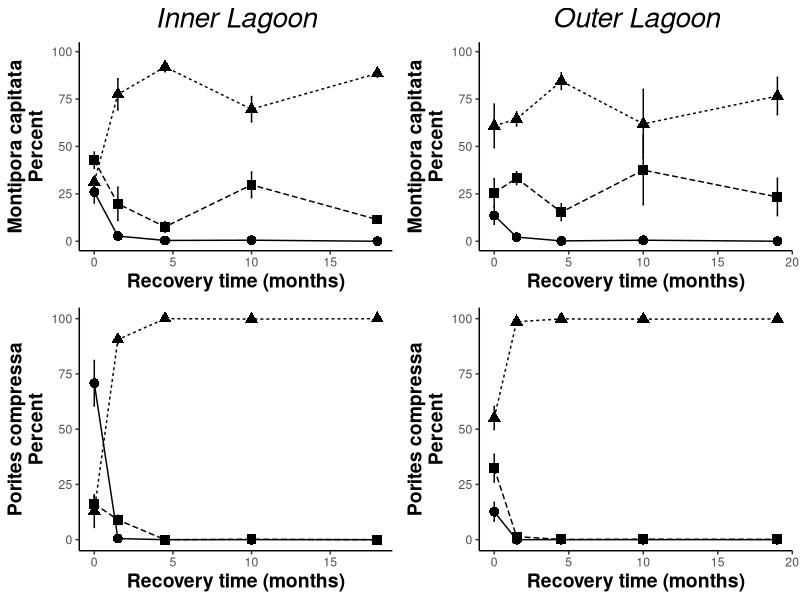

Source code (R):
## ---- chunk 1
knitr::opts_chunk$set(echo = TRUE)
## ---- chunk 2
rm(list=ls(all=TRUE)) 

library("reshape2") #reshape data
library("ggplot2") #plotting
library("reshape") #reshape data
library("plyr")  #splitting, applying, and combining data
library("dplyr")  #splitting, applying, and combining data
library("plotrix") #plotting
library("gridExtra") #arrange plots for output
library("lsmeans")
library("multcomp") 
library("multcompView")
library(lme4)
library(lmerTest)
## ---- chunk 3
#Setup workspace: 
rData1<- read.csv("data/Benthic_Transect_dfUpdate.csv", header=T) # load in transect data

# set levels of factor for Bleaching_status
levels(rData1$Bleaching_score)
rData1$BNB<-as.factor(rData1$BNB)
rData1$MonthFactor<-rData1$Month

#combine month 18 and 19 for end of experiment time point comparisons (<3 weeks apart)
rData1$MonthFactor[rData1$MonthFactor=="18"] <-"1819"
rData1$MonthFactor[rData1$MonthFactor=="19"] <-"1819"
rData1$MonthFactor <- factor(rData1$MonthFactor, levels=c("0", "1.5", "4.5","10","1819")) #specify order
## ---- chunk 4
# Calc. mean, sd,se   
repcol<-c("Species", "Reef", "Month","MonthFactor", "Bleaching_status","Percent")
  rDataPlot<-rData1[repcol]

# calc average  bleaching rate/month in %  per grouping
transectPlotmean <- ddply(rDataPlot, c("Species", "Reef", "Month","MonthFactor", "Bleaching_status"), summarise, 
                   N    = length(Percent[!is.na(Percent)]), #calculate the length of the data frame, excluding NA’s *this part is important*
                   mean = mean(Percent, na.rm=TRUE), #calculate mean of response variable, removing NA's
                   sd   = sd(Percent, na.rm=TRUE), #calculate standard deviation
                   se   = sd / sqrt(N), #calculate standard error
                   max = max(Percent, na.rm=TRUE) #calculate max 
)

transectPlotmean$code<-paste0(transectPlotmean$Species, transectPlotmean$Reef, transectPlotmean$Bleaching_status) #code for plotting
## ---- chunk 5
#*Montipora capitata* Inner Lagoon  
McapInner1<-subset(transectPlotmean, Species=="Mcap")
McapInner<-subset(McapInner1, Reef=="Inner")

col_McapInner <- McapInner %>%   # height for error labels in the bars
group_by(Month) %>%
arrange(Month, desc(Bleaching_status)) %>%
mutate(lab_ypos = cumsum(mean) - 0.5 * mean) 
col_McapInner

# set to 2 decimal places
col_McapInner[,'mean']=round(col_McapInner[,'mean'],2)

#plot
col_McapInner_plot<-ggplot(data=col_McapInner, aes(x=Month, y=mean, group = code, color=Bleaching_status)) + 
  geom_errorbar(aes(ymin=mean-se, ymax=mean+se),
                width=0.1)+
  geom_point(aes(shape=Bleaching_status), size=3)+
  geom_line(aes(color=Bleaching_status, linetype=Bleaching_status))+
  scale_color_manual(values=c("black", "black","black"))+
  ylab("Montipora capitata\nPercent") +
    xlab("Recovery time (months)") + #Label the X Axis
    ylim(0, 100) + #set Y limits
  theme_bw() + #Set the background color
  theme(axis.line = element_line(color = 'black'), #Set the axes color
        axis.title=element_text(size=14,face="bold"), #Set axis format
        panel.border = element_blank(), #Set the border
        panel.grid.major = element_blank(), #Set the major gridlines
        panel.grid.minor = element_blank(), #Set the minor gridlines
        plot.background =element_blank(), #Set the plot background
        legend.key = element_blank()) + #Set plot legend key
  ggtitle("Inner Lagoon")+
          theme(plot.title = element_text(size=20,face = "italic",hjust = 0.5))
McapInner<-col_McapInner_plot+ theme(legend.position = "none") #remove legend
## ---- chunk 6
#*Montipora capitata* Outer Lagoon
McapOuter<-subset(McapInner1, Reef=="Outer")

col_McapOuter <- McapOuter %>%   
group_by(Month) %>%
arrange(Month, desc(Bleaching_status)) %>%
mutate(lab_ypos = cumsum(mean) - 0.5 * mean) 
col_McapOuter

# set to 2 decimal places
col_McapOuter[,'mean']=round(col_McapOuter[,'mean'],2)

col_McapOuter_plot<-ggplot(data=col_McapOuter, aes(x=Month, y=mean, group = code, color=Bleaching_status)) + 
  geom_errorbar(aes(ymin=mean-se, ymax=mean+se),
                width=0.1)+
  geom_point(aes(shape=Bleaching_status), size=3)+
  geom_line(aes(color=Bleaching_status, linetype=Bleaching_status))+
  scale_color_manual(values=c("black", "black","black"))+
  ylab("Montipora capitata\nPercent") +
    xlab("Recovery time (months)") + #Label the X Axis
    ylim(0, 100) + #set Y limits
  theme_bw() + #Set the background color
  theme(axis.line = element_line(color = 'black'), #Set the axes color
        axis.title=element_text(size=14,face="bold"), #Set axis format
        panel.border = element_blank(), #Set the border
        panel.grid.major = element_blank(), #Set the major gridlines
        panel.grid.minor = element_blank(), #Set the minor gridlines
        plot.background =element_blank(), #Set the plot background
        legend.key = element_blank()) + #Set plot legend key
  ggtitle("Outer Lagoon")+
          theme(plot.title = element_text(size=20,face = "italic",hjust = 0.5))
McapOuter<-col_McapOuter_plot+ theme(legend.position = "none") #remove legend
## ---- chunk 7
#*Porites compressa* Inner Lagoon
PcompInner1<-subset(transectPlotmean, Species=="Pcomp")
PcompInner<-subset(PcompInner1, Reef=="Inner")

col_PcompInner <- PcompInner %>%   
group_by(Month) %>%
arrange(Month, desc(Bleaching_status)) %>%
mutate(lab_ypos = cumsum(mean) - 0.5 * mean) 
col_PcompInner

# set to 2 decimal places
col_PcompInner[,'mean']=round(col_PcompInner[,'mean'],2)

col_PcompInner_plot<-ggplot(data=col_PcompInner, aes(x=Month, y=mean, group = code, color=Bleaching_status)) + 
  geom_errorbar(aes(ymin=mean-se, ymax=mean+se),
                width=0.1)+
  geom_point(aes(shape=Bleaching_status), size=3)+
  geom_line(aes(color=Bleaching_status, linetype=Bleaching_status))+
  scale_color_manual(values=c("black", "black","black"))+
  ylab("Porites compressa\nPercent") +
    xlab("Recovery time (months)") + #Label the X Axis
    ylim(0,100) + #set Y limits
  theme_bw() + #Set the background color
  theme(axis.line = element_line(color = 'black'), #Set the axes color
        axis.title=element_text(size=14,face="bold"), #Set axis format
        panel.border = element_blank(), #Set the border
        panel.grid.major = element_blank(), #Set the major gridlines
        panel.grid.minor = element_blank(), #Set the minor gridlines
        plot.background =element_blank(), #Set the plot background
        legend.key = element_blank()) + #Set plot legend key
          theme(plot.title = element_text(size=20,face = "italic"))
PcompInner<-col_PcompInner_plot+ theme(legend.position = "none") #remove legend
## ---- chunk 8
#*Porites compressa* Outer Lagoon
PcompOuter<-subset(PcompInner1, Reef=="Outer")

col_PcompOuter <- PcompOuter %>% 
group_by(Month) %>%
arrange(Month, desc(Bleaching_status)) %>%
mutate(lab_ypos = cumsum(mean) - 0.5 * mean) 
col_PcompOuter

# set to 2 decimal places
col_PcompOuter[,'mean']=round(col_PcompOuter[,'mean'],2)

col_PcompOuter_plot<-ggplot(data=col_PcompOuter, aes(x=Month, y=mean, group = code, color=Bleaching_status)) + 
  geom_errorbar(aes(ymin=mean-se, ymax=mean+se),
                width=0.1)+
  geom_point(aes(shape=Bleaching_status), size=3)+
  geom_line(aes(color=Bleaching_status, linetype=Bleaching_status))+
  scale_color_manual(values=c("black", "black","black"))+
  ylab("Porites compressa\nPercent") +
    xlab("Recovery time (months)") + #Label the X Axis
    ylim(0,100) + #set Y limits
  theme_bw() + #Set the background color
  theme(axis.line = element_line(color = 'black'), #Set the axes color
        axis.title=element_text(size=14,face="bold"), #Set axis format
        panel.border = element_blank(), #Set the border
        panel.grid.major = element_blank(), #Set the major gridlines
        panel.grid.minor = element_blank(), #Set the minor gridlines
        plot.background =element_blank(), #Set the plot background
        legend.key = element_blank()) + #Set plot legend key
          theme(plot.title = element_text(size=20,face = "italic",hjust = 0.5))
PcompOuter<-col_PcompOuter_plot+ theme(legend.position = "none") #remove legend
## ---- chunk 9
grid.arrange(McapInner, McapOuter, PcompInner,PcompOuter, nrow = 2)
## ---- chunk 10
#Sum: White (W) + Pale (P) 

rData2<-rData1[!(rData1$Bleaching_status=="Healthy"),]    # Remove Healthy 
rData2$code<-paste0(rData2$Species, rData2$Month, rData2$MonthFactor, rData2$Depth, rData2$Reef, rData2$Rep)#create a code for groups by Species, Month, Depth, Reef, Rep 
rData3<-rData2 %>% group_by(code) %>%summarise(sum=sum(Percent))# Group Data: combine P and B %s

# Match this back with data cols you want
rData3$Species<-rData2$Species[match(rData3$code, rData2$code)]
rData3$Month<-rData2$Month[match(rData3$code, rData2$code)]
rData3$Depth<-rData2$Depth[match(rData3$code, rData2$code)]
rData3$Reef<-rData2$Reef[match(rData3$code, rData2$code)]
rData3$Rep<-rData2$Rep[match(rData3$code, rData2$code)]
rData3$MonthFactor<-rData2$MonthFactor[match(rData3$code, rData2$code)]
rData3<-rData3[,c(1,3,5:8,2)]
rData3$Depth<-as.factor(rData3$Depth)
rData3$Rep<-as.factor(rData3$Rep)
## ---- chunk 11
#Benthic transect df setup:   

ccData<-read.csv("data/Benthic_Transect_Coral_Cover.csv", header=T)
ccData$MonthFactor<-ccData$Month
ccData$MonthFactor[ccData$MonthFactor=="18"] <-"1819" #combine months 18 and 19
ccData$MonthFactor[ccData$MonthFactor=="19"] <-"1819"
ccData$MonthFactor <- factor(ccData$MonthFactor, levels=c("0", "1.5", "4.5","10","1819")) 
#specify order
ccData$Reef<-as.factor(ccData$Reef)
ccData$Depth<-as.factor(ccData$Depth)

# calc average  bleaching rate/month in %  per grouping
ccMeans <- ddply(ccData, c("Reef",  "Month"), summarise, 
                   N    = length(CoralCover[!is.na(CoralCover)]), #calculate the length of the data frame, excluding NA’s *this part is important*
                   mean = mean(CoralCover, na.rm=TRUE), #calculate mean of response variable, removing NA's
                   sd   = sd(CoralCover, na.rm=TRUE), #calculate standard deviation
                   se   = sd / sqrt(N), #calculate standard error
                   max = max(CoralCover, na.rm=TRUE) #calculate max
)
## ---- chunk 12
CoralCoverMod<-lmer(CoralCover~Reef*MonthFactor+(1|Depth), ccData)
anova(CoralCoverMod, type=2)
## ---- chunk 13
 emm = emmeans(CoralCoverMod, ~ Reef, adjust="tukey")

    pairs(emm)
## ---- chunk 14
#fullmodel, df=rData3
Prev_transect_full<-lmer(sum~Reef*MonthFactor*Species+(1|Depth), data=rData3)
anova(Prev_transect_full, type=2)
## ---- chunk 15
 emm = emmeans(Prev_transect_full, ~ Reef*MonthFactor, adjust="tukey")

      pairs(emm) 
    emm = emmeans(Prev_transect_full, ~ Species*MonthFactor, adjust="tukey")

    pairs(emm) 
        cld(emm) 
## ---- chunk 16
#bleached
prevWhite<-subset(rData1, Bleaching_status=="Bleached")

WhiteMod<-lmer(Percent~Species*Reef*MonthFactor+(1|Depth),prevWhite)
anova(WhiteMod, type=2)
## ---- chunk 17
 emm = emmeans(WhiteMod, ~ Reef, adjust="tukey")
    cld(emm)
  #conduct Tukey post hoc test 
    emm = emmeans(WhiteMod, ~ Reef*Species*MonthFactor, adjust="tukey")
    cld(emm)
    pairs(emm)
## ---- chunk 18
rData4<-rData2 #make a copy of rData2
rData4$Depth<-as.factor(rData4$Depth)
rData4$Rep<-as.factor(rData4$Rep)

rData4$sum<-rData3$sum[match(rData4$code, rData3$code)] # add the sum row by code to get sum of W+P
rData4$newPer<-rData4$Percent/rData4$sum # Make new row of new percents which is W%/(W%+P%)
rData4<-subset(rData4, Bleaching_status=="Bleached") # get rid of Pale

#full model
SeverityMod<-lmer(newPer~Species*Reef*MonthFactor+(1|Depth),rData4)
anova(SeverityMod, type="2")
## ---- chunk 19
 emm = emmeans(SeverityMod, ~ Species*MonthFactor*Reef, adjust="tukey")

    cld(emm)
    pairs(emm) 
 #conduct Tukey post hoc test 
    emm = emmeans(SeverityMod, ~ Reef*Species*MonthFactor, adjust="tukey")
        pairs(emm)
